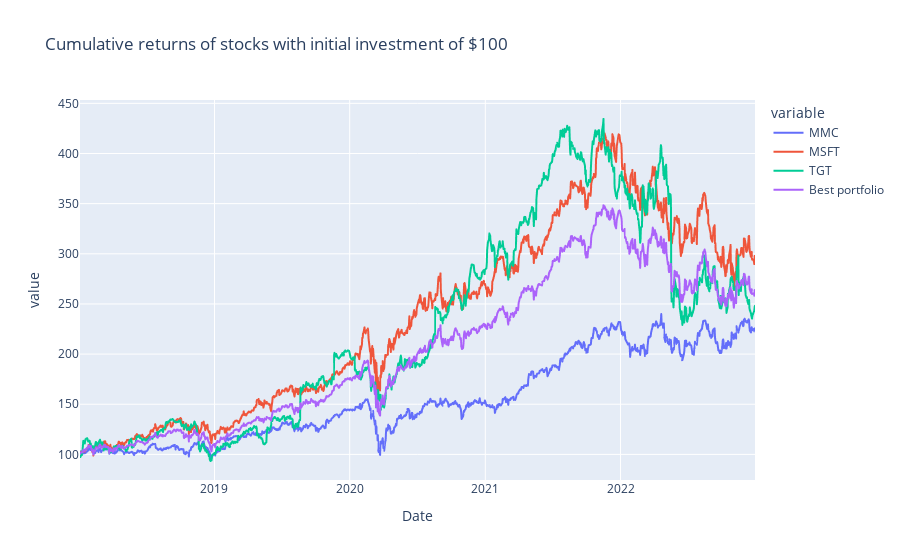

Write notebook code for a chart like this one.
### Code cell
#Example
stock_list = ['MSFT', 'MMC', 'NI', 'BAX', 'CNP', 'TGT', 'JPM', 'BA']

# Read in price data example between 01 jan 2018 and 01 jan 2023
df = get_data("20180101","20230101",stock_list)

# mu = expected_returns.mean_historical_return(df)
# S = risk_models.sample_cov(df)

# # Obtain the efficient frontier
# ef = EfficientFrontier(mu, S)
# ef.max_sharpe()


info(df)
print("")
number_of_stocks_to_buy(df)
print("Let's see how your basket looks like: ")
pie_plot(df)
print("Here are the most recent stock prices of your stocks and (optimal) portfolio:")
print("")
df_opt=optimal_df(df)
print(df_opt.tail())
print("")
print("The following graph shows how your investment of 100 dollars would evolve over time")
plot_returns(df_opt)

### Figure 1 — Plotly figure (JSON) as saved in the notebook; plotly's stock layout.template omitted (floating-point values rounded to 4 significant figures; data arrays with more than 128 entries replaced by an {"elided": "..."} marker saying what was removed)
{"data": [{"hovertemplate": "variable=MMC<br>Date=%{x}<br>value=%{y}<extra></extra>", "legendgroup": "MMC", "line": {"color": "#636efa", "dash": "solid"}, "marker": {"symbol": "circle"}, "mode": "lines", "name": "MMC", "showlegend": true, "type": "scattergl", "x": {"elided": "1258 str values"}, "xaxis": "x", "y": {"elided": "1258 float values"}, "yaxis": "y"}, {"hovertemplate": "variable=MSFT<br>Date=%{x}<br>value=%{y}<extra></extra>", "legendgroup": "MSFT", "line": {"color": "#EF553B", "dash": "solid"}, "marker": {"symbol": "circle"}, "mode": "lines", "name": "MSFT", "showlegend": true, "type": "scattergl", "x": {"elided": "1258 str values"}, "xaxis": "x", "y": {"elided": "1258 float values"}, "yaxis": "y"}, {"hovertemplate": "variable=TGT<br>Date=%{x}<br>value=%{y}<extra></extra>", "legendgroup": "TGT", "line": {"color": "#00cc96", "dash": "solid"}, "marker": {"symbol": "circle"}, "mode": "lines", "name": "TGT", "showlegend": true, "type": "scattergl", "x": {"elided": "1258 str values"}, "xaxis": "x", "y": {"elided": "1258 float values"}, "yaxis": "y"}, {"hovertemplate": "variable=Best portfolio<br>Date=%{x}<br>value=%{y}<extra></extra>", "legendgroup": "Best portfolio", "line": {"color": "#ab63fa", "dash": "solid"}, "marker": {"symbol": "circle"}, "mode": "lines", "name": "Best portfolio", "showlegend": true, "type": "scattergl", "x": {"elided": "1258 str values"}, "xaxis": "x", "y": {"elided": "1258 float values"}, "yaxis": "y"}], "layout": {"legend": {"title": {"text": "variable"}, "tracegroupgap": 0}, "title": {"text": "Cumulative returns of stocks with initial investment of $100"}, "xaxis": {"anchor": "y", "domain": [0, 1], "title": {"text": "Date"}}, "yaxis": {"anchor": "x", "domain": [0, 1], "title": {"text": "value"}}}}
